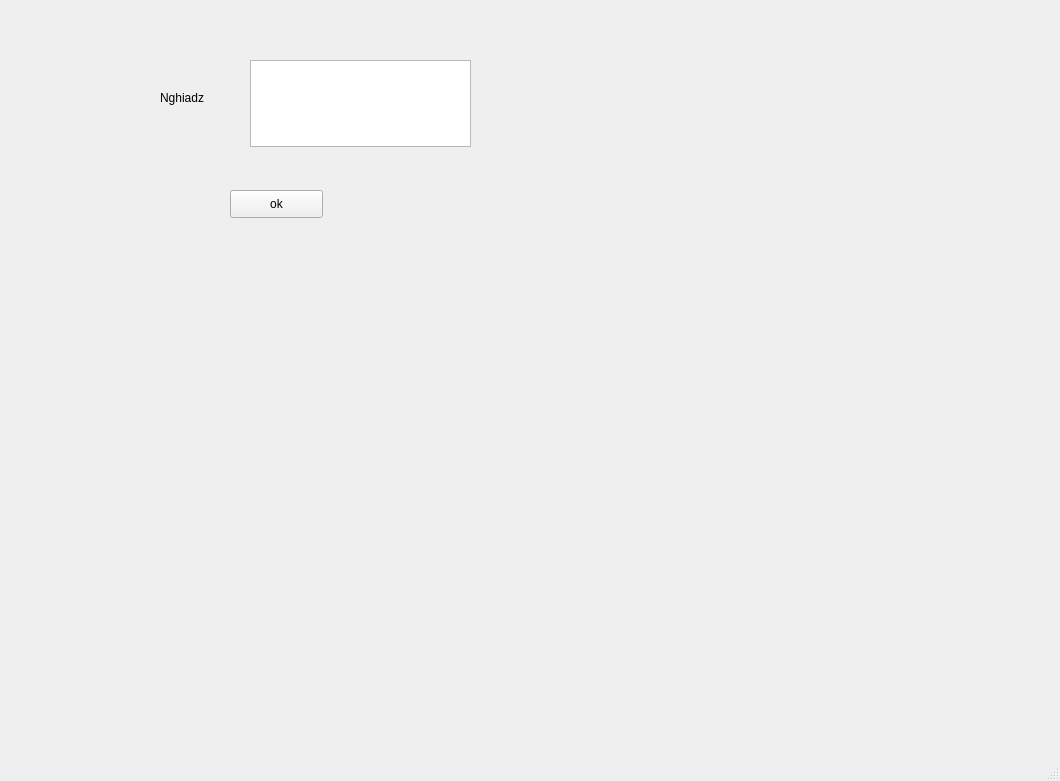
<?xml version="1.0" encoding="UTF-8"?>
<ui version="4.0">
 <class>MainWindow</class>
 <widget class="QMainWindow" name="MainWindow">
  <property name="geometry">
   <rect>
    <x>0</x>
    <y>0</y>
    <width>1060</width>
    <height>781</height>
   </rect>
  </property>
  <property name="windowTitle">
   <string>MainWindow</string>
  </property>
  <widget class="QWidget" name="centralwidget">
   <widget class="QLabel" name="label">
    <property name="geometry">
     <rect>
      <x>160</x>
      <y>90</y>
      <width>55</width>
      <height>16</height>
     </rect>
    </property>
    <property name="text">
     <string>Nghiadz</string>
    </property>
   </widget>
   <widget class="QTextEdit" name="textEdit">
    <property name="geometry">
     <rect>
      <x>250</x>
      <y>60</y>
      <width>221</width>
      <height>87</height>
     </rect>
    </property>
   </widget>
   <widget class="QPushButton" name="pushButton">
    <property name="geometry">
     <rect>
      <x>230</x>
      <y>190</y>
      <width>93</width>
      <height>28</height>
     </rect>
    </property>
    <property name="text">
     <string>ok</string>
    </property>
   </widget>
  </widget>
  <widget class="QMenuBar" name="menubar">
   <property name="geometry">
    <rect>
     <x>0</x>
     <y>0</y>
     <width>1060</width>
     <height>26</height>
    </rect>
   </property>
  </widget>
  <widget class="QStatusBar" name="statusbar"/>
 </widget>
 <resources/>
 <connections/>
</ui>
